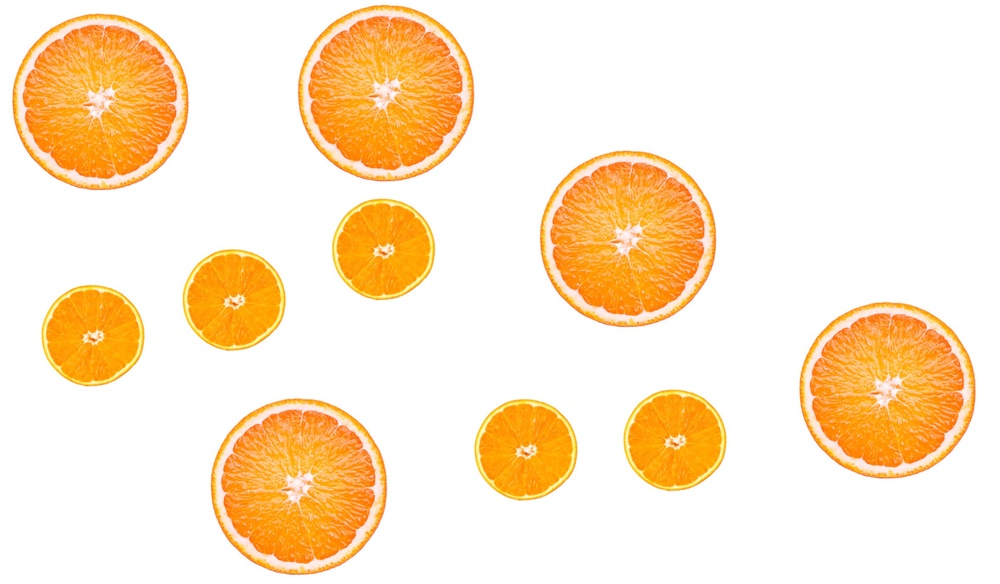
%> input picture Coursework in Image Processing/Assignment 3/OrangesTestExample2.jpg, 1000 x 584 px, shrunk from 2409 x 1407 before the run
$ octave A3_2315752.m   (GNU Octave 9; MATLAB toolbox functions it lacks are replaced by stand-ins)
%> lines starting %> are read from the running program, lines starting %| are printed output that depends on the picture; in (x1, y1, x2, y2) boxes, pixels count from 0 and x2, y2 are one past the last pixel; in counts of white or black regions, pixels touching at a corner belong together; the program's own positions count from 1

  image = imread("OrangesTestExample2.jpg");
%> image is the input picture: size 584x1000x3 uint8; mean R, G, B 253.5, 231.6, 201.7
  segmented_image = SegmentImage(image);

  [small_orange_count, big_orange_count] = CountOranges(segmented_image);


function [ sb ] = SegmentImage(image)

    % making the image grayscale for applying segmentation
    grayscale_image = rgb2gray(image);
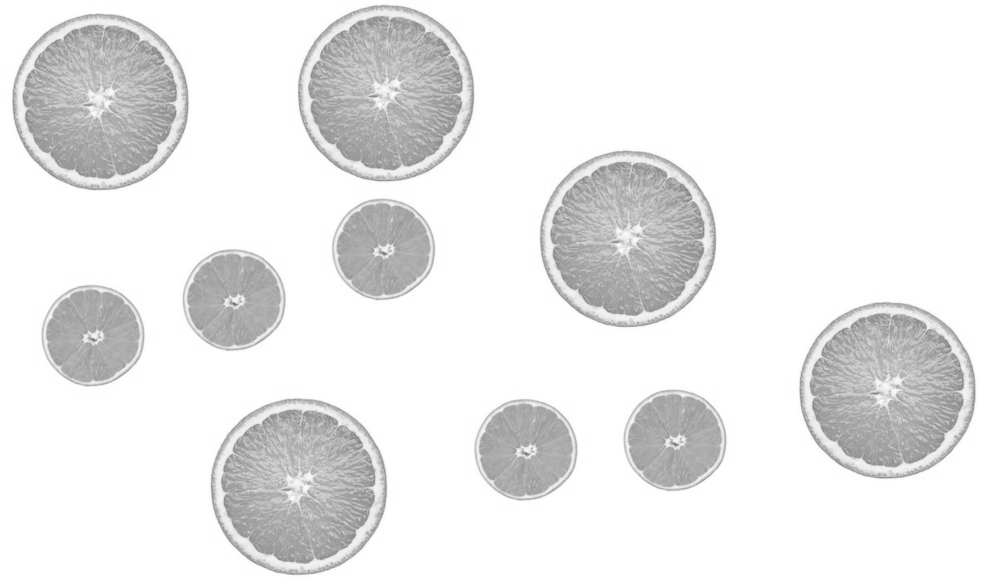
%> grayscale_image: size 584x1000 uint8; min 97, max 255, mean 234.8

    % Plot the histogram of an image f to see what should be threshold values
    %figure;
    %imhist(grayscale_image);

    % Use Otsu method (graythresh built-in function) to get a threshold
    % value between 0 and 1
        thresh = graythresh(grayscale_image);
%> thresh = 0.839

    % Convert the otsu threshold value to be between 0-255
        thresh = thresh*255;
%> thresh = 214

    % Apply bi-level thresholding (slide 35) and create new image sb

        sb=grayscale_image;

        sb(sb<=thresh)=0;
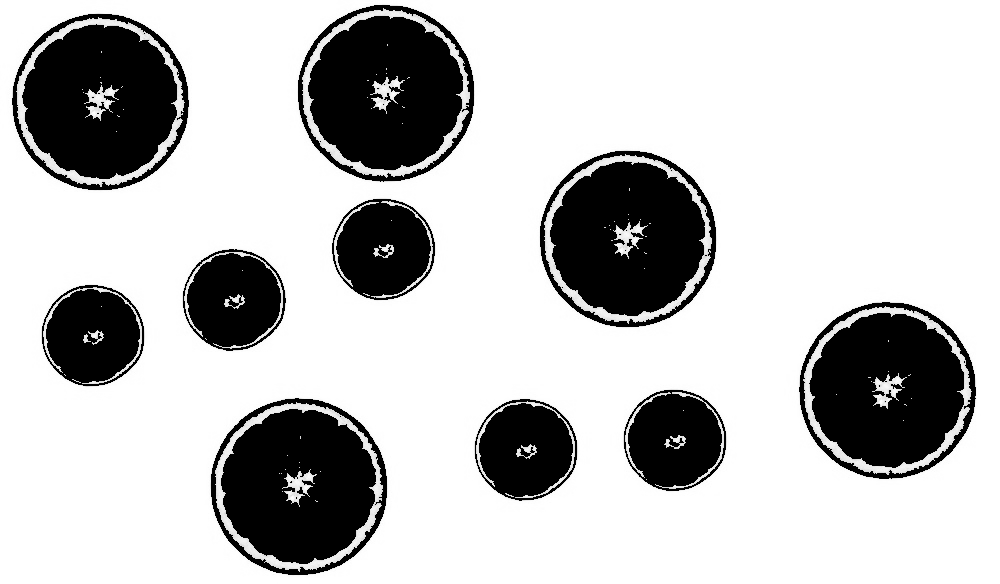
%> sb: size 584x1000 uint8; min 0, max 255, mean 192.8
        sb(sb>thresh)=255;
%> sb: size 584x1000 uint8; 76.1% white; 37 black regions (22 under 20 px), largest, box (x1, y1, x2, y2) and area: (221, 409, 376, 564) 17874, (308, 16, 463, 170) 17866, (809, 313, 964, 468) 17861


    % Plot the results
        figure;
        subplot(1,6,1); imshow(image);title('Original');
        subplot(1,6,2); imshow(grayscale_image);title('Grayscale');
        subplot(1,6,3); imshow(sb);title('Bilevel Thresholded');

end


function [smallObjectCount, bigObjectCount ] = CountOranges(image)

    % Image segmented using using bi-level thresholding-based segmentation. However,
    % there are some small noises in the image.
    % Hence, next I will make use Morphological operations and remove those
    % small noise to have a better segmentation result.
    %--------------------------------------------------------------------------

    % First I am taking iverse of the image to make imfill operation at the end.
    image = imcomplement(image);
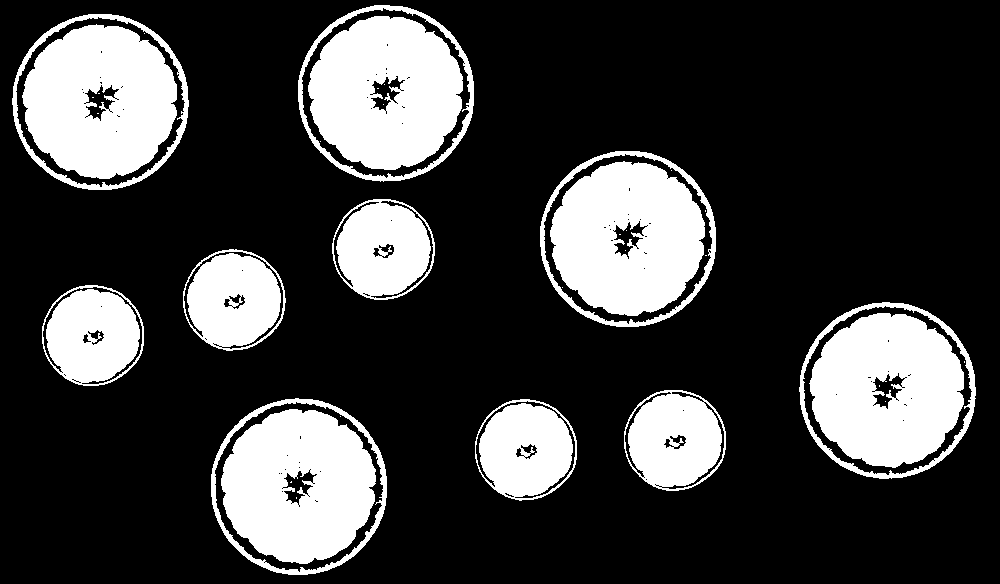
%> image: size 584x1000 uint8; 23.9% white; 37 white regions (22 under 20 px), largest, box (x1, y1, x2, y2) and area: (221, 409, 376, 564) 17874, (308, 16, 463, 170) 17866, (809, 313, 964, 468) 17861

    % Remove small pixel noises in segmented image BI using imerode built-in
    % function and strel built-in function with 'disk' size 1. And obtain
    % image E
        S = strel('disk',1);    % S is the structuring element
        E = imerode(image,S);   % E is the eroded version of image with S
%> E: size 584x1000 uint8; 21.6% white; 212 white regions (190 under 20 px), largest, box (x1, y1, x2, y2) and area: (222, 410, 375, 563) 17119, (309, 17, 462, 169) 17118, (23, 25, 176, 178) 17113

    % Plot the noise removed image

        subplot(1,6,4);imshow(E);title('Eroded Image');

    % Morphology
    % As you can see from the above figure,Erosion removes some parts in coins
    % so fill those parts of image E using imfill built-in function with option
    % 'holes' and obtain image F

        F = imfill(E,'holes');
%> F: size 584x1000 uint8; 26.3% white; 188 white regions (174 under 20 px), largest, box (x1, y1, x2, y2) and area: (541, 152, 715, 326) 24022, (212, 399, 386, 574) 24021, (299, 6, 473, 181) 24017

    % Plot the results to see the noise removed and filled image

        subplot(1,6,5);imshow(F);title('Filled Image');

    % bwlabel returns objectCount, the number of connected objects found in the image.
    [L,objectCount] = bwlabel(F);
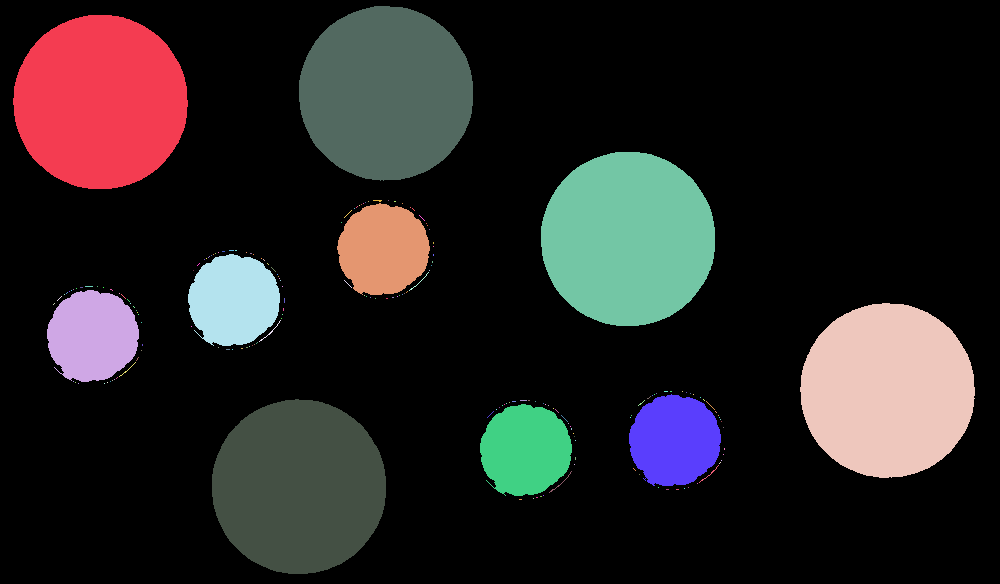
%> L: size 584x1000 double; 189 distinct labels, from 0 to 188; one colour per label, 0 black
%> objectCount = 188

    % objectCount -> count of the objects in the image
    % nnz(F) -> total area based on number of white pixels

    % If I divide all white pixel area to the count of the objects, the
    % number I found would be definitely between the size of the objects :
    % small object size < P < Large object size
    % So, I can determine my P value for ismember function in that way.

    P = nnz(F) / objectCount ;
%> P = 816.2

    % Determine the connected components:
    CC = bwconncomp(F);
%> CC = 188 connected components

    % Compute the area of each component:
    S = regionprops(CC, 'Area');
%> S = 188 regions; largest, Area: 24022, 24021, 24017, 24017, 24015

    % Remove small objects:
    Lmat = labelmatrix(CC);
%> Lmat: size 584x1000 uint8; 189 distinct labels, from 0 to 188
    BigObjectImage = ismember(Lmat, find([S.Area] >= P));
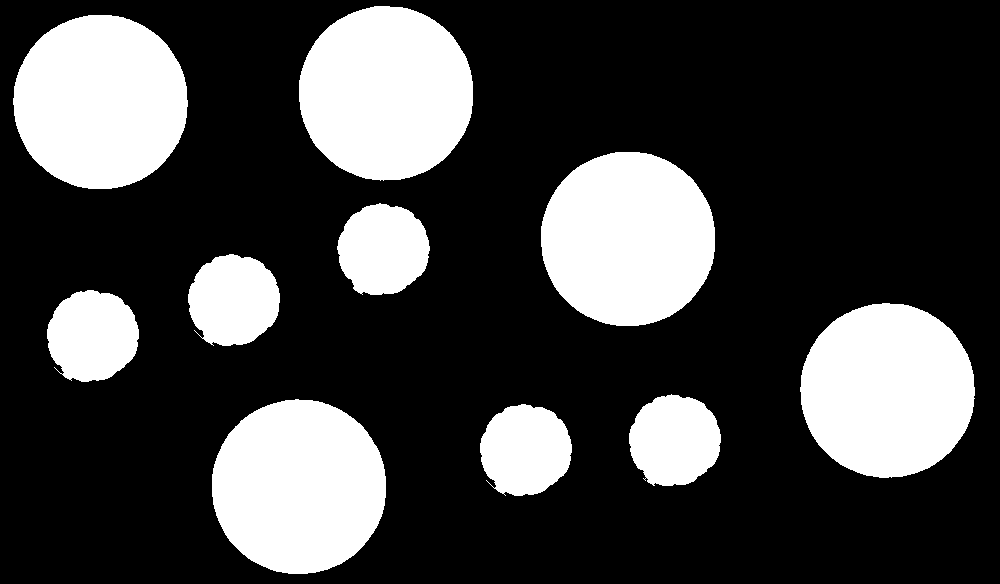
%> BigObjectImage: size 584x1000 logical; 26.2% white; 10 white regions, largest, box (x1, y1, x2, y2) and area: (541, 152, 715, 326) 24022, (212, 399, 386, 574) 24021, (299, 6, 473, 181) 24017

    % Plot the image that includes only big objects
    subplot(1,6,6);imshow(BigObjectImage);title('Big Objects Only');

    % Counting the remaining big objects
    [L,bigObjectCount] = bwlabel(BigObjectImage);
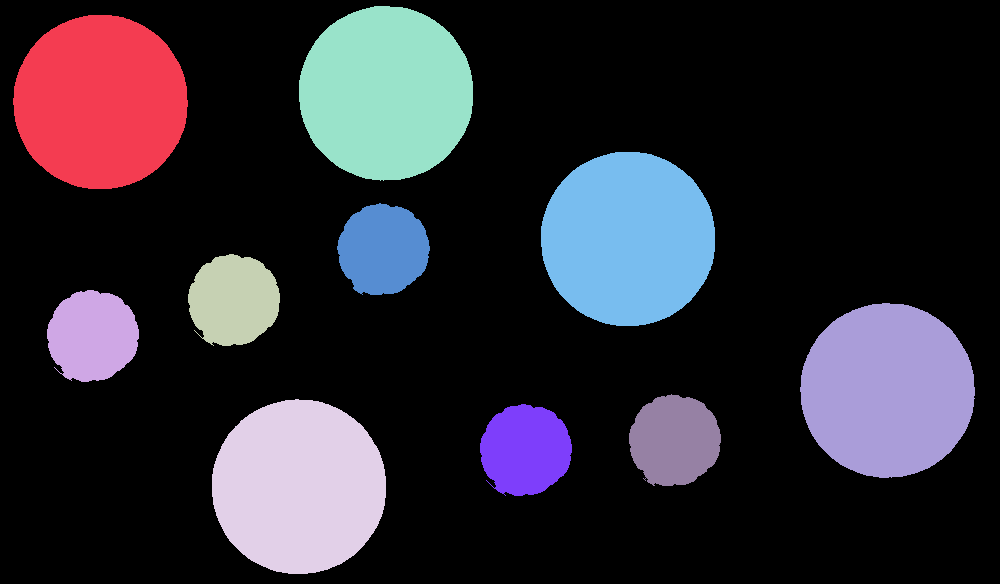
%> L: size 584x1000 double; 11 distinct labels, from 0 to 10; one colour per label, 0 black
%> bigObjectCount = 10

    % Small objects = All objects - Big Objects
    smallObjectCount = objectCount - bigObjectCount;
%> smallObjectCount = 178
%> `[small_orange_count, big_orange_count] = CountOranges(segmented_image);`:
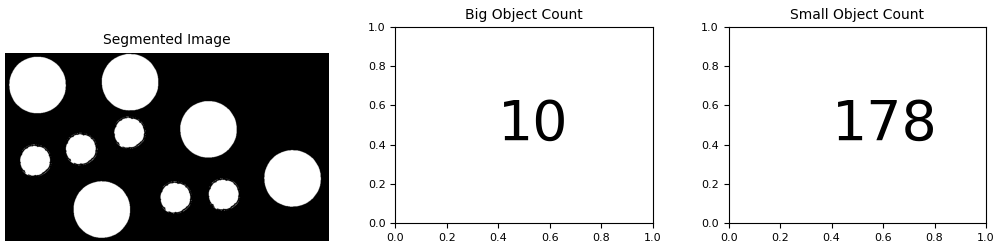
%> figure redrawn from the program's plot data, 3 panels
%> `[small_orange_count, big_orange_count] = CountOranges(segmented_image);`: big_orange_count = 10

    figure;
    subplot(1,3,1);imshow(F);title("Segmented Image");
    subplot(1,3,2);text( 0.4, 0.5, string(bigObjectCount), 'fontsize', 48 );title("Big Object Count");
    subplot(1,3,3);text( 0.4, 0.5, string(smallObjectCount), 'fontsize', 48 );title("Small Object Count");

end

$ run again, with Coursework in Image Processing/Assignment 3/Oranges.tif saved as Coursework in Image Processing/Assignment 3/OrangesTestExample2.jpg
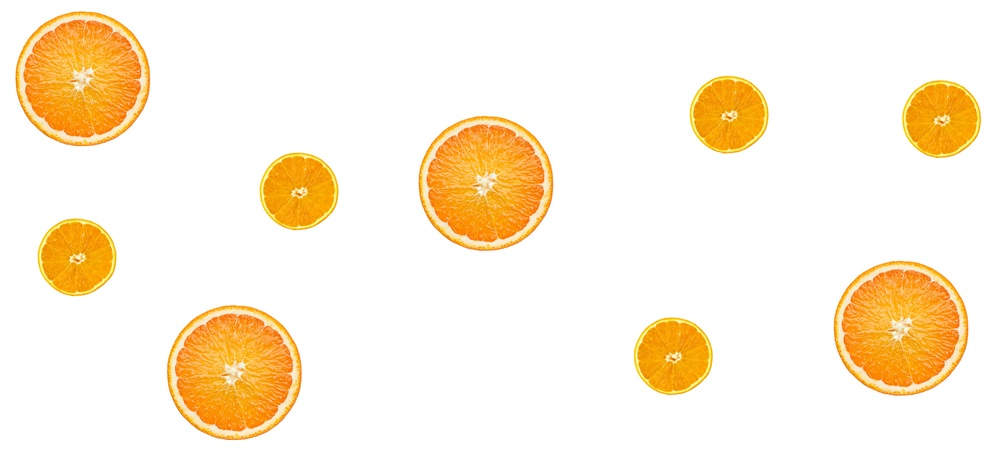
%> input picture Coursework in Image Processing/Assignment 3/Oranges.tif, 1000 x 453 px, shrunk from 3153 x 1429 before the run
%> image is the input picture: size 453x1000x3 uint8; mean R, G, B 253.3, 240, 218.4
%> in SegmentImage, `thresh = graythresh(grayscale_image);`: thresh = 0.835
%> in SegmentImage, `thresh = thresh*255;`: thresh = 213
%> image: size 453x1000 uint8; 15.5% white; 22 white regions (13 under 20 px), largest, box (x1, y1, x2, y2) and area: (167, 305, 302, 440) 12158, (15, 11, 150, 146) 12151, (834, 261, 968, 396) 12143
%> E: size 453x1000 uint8; 13.6% white; 64 white regions (49 under 20 px), largest, box (x1, y1, x2, y2) and area: (24, 21, 141, 137) 9981, (427, 125, 544, 241) 9976, (842, 270, 959, 386) 9967
%> F: size 453x1000 uint8; 14.2% white; 51 white regions (36 under 20 px), largest, box (x1, y1, x2, y2) and area: (842, 270, 959, 386) 10420, (427, 125, 544, 241) 10418, (24, 21, 141, 137) 10416
%> objectCount = 51
%> P = 1258.2
%> CC = 51 connected components
%> S = 51 regions; largest, Area: 10420, 10418, 10416, 10401, 3801
%> Lmat: size 453x1000 uint8; 52 distinct labels, from 0 to 51
%> in CountOranges, `[L,bigObjectCount] = bwlabel(BigObjectImage);`:
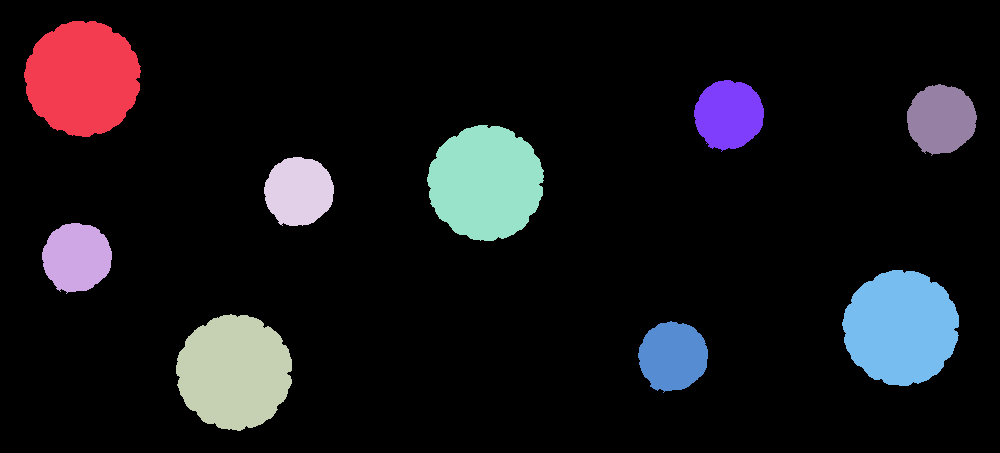
%> L: size 453x1000 double; 10 distinct labels, from 0 to 9; one colour per label, 0 black
%> bigObjectCount = 9
%> smallObjectCount = 42
%> `[small_orange_count, big_orange_count] = CountOranges(segmented_image);`:
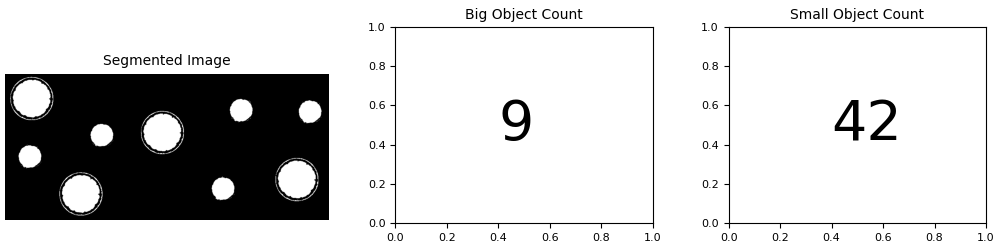
%> figure redrawn from the program's plot data, 3 panels
%> big_orange_count = 9
